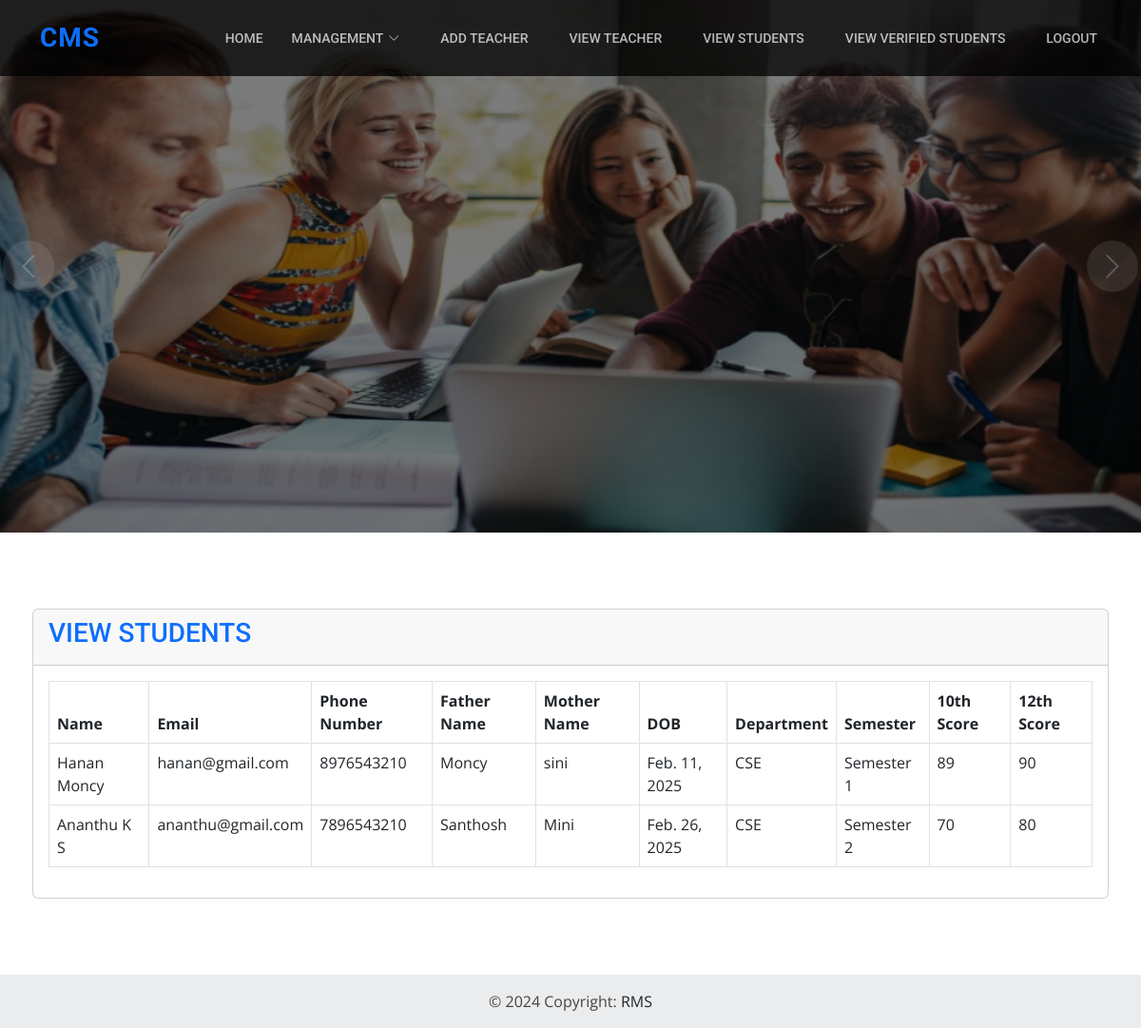
/adminapp/view_verified_students/, run on the app's committed database.
### adminapp/models.py (models this page shows)
class Student(models.Model):
    student_id=models.ForeignKey(User, on_delete=models.CASCADE)
    department_id=models.ForeignKey(Department,on_delete=models.CASCADE)
    semester=models.CharField(max_length=30)
    address = models.CharField(max_length=255)
    phone_number = models.IntegerField()
    father_name=models.CharField(max_length=30)
    mother_name=models.CharField(max_length=30)
    DOB=models.DateField()
    sslc=models.IntegerField()
    plus_two=models.IntegerField()
    photo = models.ImageField(
        upload_to='images/')

class User(AbstractUser):
    usertype = models.CharField(max_length=50)

class Department(models.Model):
    dept_name=models.CharField(max_length=30)

### adminapp/views.py (the view)
# urls.py: path('view_verified_students/',view_verified_students,name='view_verified_students'),
def view_verified_students(request):
    data=Student.objects.filter(student_id__is_active=True)
    return render(request,'admin/view_Students.html',{'data':data})

### adminapp/templates/admin/view_Students.html (shortened to what this page needs)
{% extends 'admin/shared/base.html' %}
{% load static %}
{% block content %}
<div class="card">
    <div class="card-header">
      <h3 class="text-primary">VIEW STUDENTS  </h3>
    </div>
                <div class="card-body">
                    {% if not data %}
                    <p class="text-center"> <b>No Items List</b>  </p>
                    {% else %}
                <table class="table table-bordered">
                    <thead>
                        <tr>
                            <th>Name</th>
                            <th>Email</th>
                            <th>Phone Number</th>
                            <th>Father Name</th>
                            <th>Mother Name</th>
                            <th>DOB</th>
                            <th>Department</th>
                            <th>Semester</th>
                            <th>10th Score</th>
                            <th>12th Score</th>
                        </tr>
                    </thead>
                    <tbody>
                        {% for i in data %}
                        <tr>
                            <td>{{ i.student_id.first_name }}    {{ i.student_id.last_name  }} </td>
                            <td>{{ i.student_id.email }} </td>
                            <td>{{ i.phone_number }} </td>
                            <td>{{ i.father_name }} </td>
                            <td>{{ i.mother_name }} </td>
                            <td>{{ i.DOB }} </td>
                            <td>{{ i.department_id.dept_name }} </td>
                            <td>{{ i.semester }} </td>
                            <td>{{ i.sslc }} </td>
                            <td>{{ i.plus_two }} </td>
                        </tr>
                        {% endfor %}
                    </tbody>
                </table>
                {% endif %}
            </div>
        </div>
    </section>
{% endblock content %}

### static/assets/css/style.css (style rules this page uses)
body { font-family: "Open Sans", sans-serif; color: #444444; }
h1, h2, h3, h4, h5, h6 { font-family: "Roboto", sans-serif; }

### data on the page
Student: student_id.first_name "Hanan", student_id.last_name "Moncy", student_id.email "hanan@gmail.com", phone_number "8976543210", father_name "Moncy", mother_name "sini", DOB "Feb. 11, 2025", department_id.dept_name "CSE", semester "Semester 1", sslc "89", plus_two "90"
Student: student_id.first_name "Ananthu", student_id.last_name "K S", student_id.email "ananthu@gmail.com", phone_number "7896543210", father_name "Santhosh", mother_name "Mini", DOB "Feb. 26, 2025", department_id.dept_name "CSE", semester "Semester 2", sslc "70", plus_two "80"
